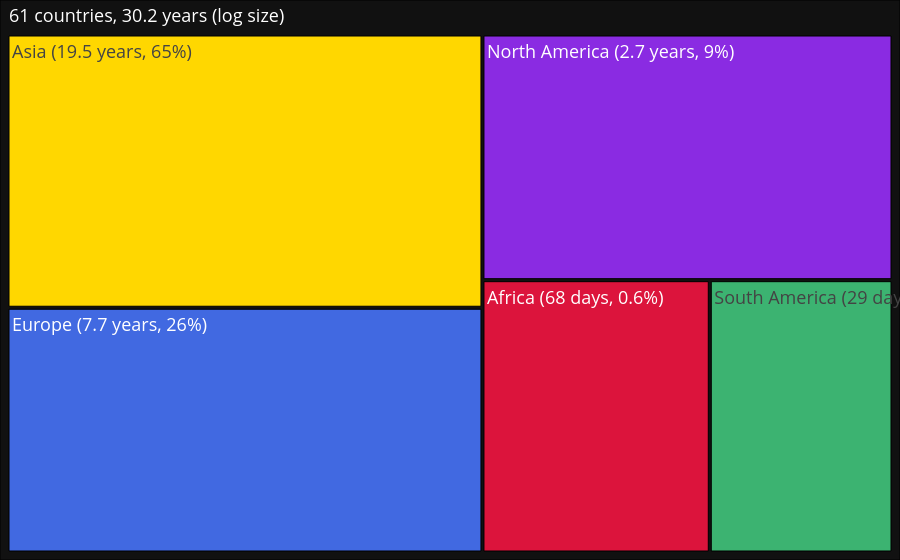

The notebook cell saved with this chart:
### Code cell
n_country = df_country.country.nunique()
t_country = df_country.total_days.sum()

create_tree(
    df_country,
    feat='country',
    var='total_days',
    flag='continent',
    group_flag=True,
    color_dict=COLOR_DICT,
    font_size_dict=FONT_SIZE_DICT,
    title=f'{n_country} countries, {fmt_days(t_country)} (log size)',
    threshold=6,
    threshold_global=False,
    expand_others=True,
    start_collapsed=True,
    log_scale=True,
    value_fmt=fmt_days,
    pct_fmt=fmt_pct,
    save_path='../attachments/tree_travel.html',
    #save_path=None
    )

### Figure 1 — Plotly figure (JSON) as saved in the notebook; plotly's stock layout.template omitted (floating-point values rounded to 4 significant figures; data arrays with more than 128 entries replaced by an {"elided": "..."} marker saying what was removed)
{"data": [{"branchvalues": "total", "customdata": {"elided": "70x4 mixed values"}, "hoverinfo": "none", "ids": ["__root__", "Africa", "Asia", "Europe", "North America", "South America", "Africa | Morocco", "Africa | South<br>Africa", "Africa | Tunisia", "Asia | Armenia", "Asia | Azerbaijan", "Asia | China", "Asia | Georgia", "Asia | Hong Kong", "Asia | Japan", "Asia | Singapore", "Asia | Türkiye", "Asia | Others", "Asia | Others | Malaysia", "Asia | Others | Qatar", "Asia | Others | Thailand", "Asia | Others | United<br>Arab<br>Emirates", "Europe | Bulgaria", "Europe | Denmark", "Europe | France", "Europe | Germany", "Europe | Greece", "Europe | Italy", "Europe | Netherlands", "Europe | Norway", "Europe | Portugal", "Europe | Romania", "Europe | Russian<br>Federation", "Europe | Serbia", "Europe | Spain", "Europe | Sweden", "Europe | Switzerland", "Europe | United<br>Kingdom", "Europe | Others", "Europe | Others | Albania", "Europe | Others | Austria", "Europe | Others | Belarus", "Europe | Others | Belgium", "Europe | Others | Bosnia and<br>Herzegovina", "Europe | Others | Croatia", "Europe | Others | Czechia", "Europe | Others | Estonia", "Europe | Others | Finland", "Europe | Others | Hungary", "Europe | Others | Latvia", "Europe | Others | Lithuania", "Europe | Others | Luxembourg", "Europe | Others | Malta", "Europe | Others | Monaco", "Europe | Others | Montenegro", "Europe | Others | North<br>Macedonia", "Europe | Others | Poland", "Europe | Others | Slovakia", "Europe | Others | Slovenia", "Europe | Others | Vatican<br>City State<br>(Holy See)", "North America | Canada", "North America | Mexico", "North America | United<br>States", "North America | Others", "North America | Others | Cuba", "North America | Others | Dominican<br>Republic", "South America | Chile", "South America | Ecuador", "South America | Peru", "South America | Colombia"], "labels": ["61 countries, 30.2 years (log size)", "<br><br>Africa (68 days, 0.6%)", "<br><br>Asia (19.5 years, 65%)", "<br><br>Europe (7.7 years, 26%)", "<br><br>North America (2.7 years, 9%)", "<br><br>South America (29 days, 0.3%)", "Morocco", "South<br>Africa", "Tunisia", "Armenia", "Azerbaijan", "China", "Georgia", "Hong Kong", "Japan", "Singapore", "Türkiye", "<br><br>Others (11 days, 0.1%)", "Malaysia", "Qatar", "Thailand", "United<br>Arab<br>Emirates", "Bulgaria", "Denmark", "France", "Germany", "Greece", "Italy", "Netherlands", "Norway", "Portugal", "Romania", "Russian<br>Federation", "Serbia", "Spain", "Sweden", "Switzerland", "United<br>Kingdom", "<br><br>Others (43 days, 0.4%)", "Albania", "Austria", "Belarus", "Belgium", "Bosnia and<br>Herzegovina", "Croatia", "Czechia", "Estonia", "Finland", "Hungary", "Latvia", "Lithuania", "Luxembourg", "Malta", "Monaco", "Montenegro", "North<br>Macedonia", "Poland", "Slovakia", "Slovenia", "Vatican<br>City State<br>(Holy See)", "Canada", "Mexico", "United<br>States", "<br><br>Others (7 days, 0.1%)", "Cuba", "Dominican<br>Republic", "Chile", "Ecuador", "Peru", "Colombia"], "marker": {"colors": ["rgb(17,17,17)", "crimson", "gold", "royalblue", "blueviolet", "mediumseagreen", "crimson", "crimson", "crimson", "gold", "gold", "gold", "gold", "gold", "gold", "gold", "gold", "gold", "gold", "gold", "gold", "gold", "royalblue", "royalblue", "royalblue", "royalblue", "royalblue", "royalblue", "royalblue", "royalblue", "royalblue", "royalblue", "royalblue", "royalblue", "royalblue", "royalblue", "royalblue", "royalblue", "royalblue", "royalblue", "royalblue", "royalblue", "royalblue", "royalblue", "royalblue", "royalblue", "royalblue", "royalblue", "royalblue", "royalblue", "royalblue", "royalblue", "royalblue", "royalblue", "royalblue", "royalblue", "royalblue", "royalblue", "royalblue", "royalblue", "blueviolet", "blueviolet", "blueviolet", "blueviolet", "blueviolet", "blueviolet", "mediumseagreen", "mediumseagreen", "mediumseagreen", "mediumseagreen"], "line": {"color": "black", "width": 1}}, "maxdepth": 2, "parents": ["", "__root__", "__root__", "__root__", "__root__", "__root__", "Africa", "Africa", "Africa", "Asia", "Asia", "Asia", "Asia", "Asia", "Asia", "Asia", "Asia", "Asia", "Asia | Others", "Asia | Others", "Asia | Others", "Asia | Others", "Europe", "Europe", "Europe", "Europe", "Europe", "Europe", "Europe", "Europe", "Europe", "Europe", "Europe", "Europe", "Europe", "Europe", "Europe", "Europe", "Europe", "Europe | Others", "Europe | Others", "Europe | Others", "Europe | Others", "Europe | Others", "Europe | Others", "Europe | Others", "Europe | Others", "Europe | Others", "Europe | Others", "Europe | Others", "Europe | Others", "Europe | Others", "Europe | Others", "Europe | Others", "Europe | Others", "Europe | Others", "Europe | Others", "Europe | Others", "Europe | Others", "Europe | Others", "North America", "North America", "North America", "North America", "North America | Others", "North America | Others", "South America", "South America", "South America", "South America"], "textfont": {"size": 18}, "textinfo": "label+value+percent root", "textposition": "top left", "texttemplate": ["%{label}", "<br>%{label}", "<br>%{label}", "<br>%{label}", "<br>%{label}", "<br>%{label}", "<br>%{label}<br>(%{customdata[2]}%{customdata[3]})", "<br>%{label}<br>(%{customdata[2]}%{customdata[3]})", "<br>%{label}<br>(%{customdata[2]}%{customdata[3]})", "<br>%{label}<br>(%{customdata[2]}%{customdata[3]})", "<br>%{label}<br>(%{customdata[2]}%{customdata[3]})", "<br>%{label}<br>(%{customdata[2]}%{customdata[3]})", "<br>%{label}<br>(%{customdata[2]}%{customdata[3]})", "<br>%{label}<br>(%{customdata[2]}%{customdata[3]})", "<br>%{label}<br>(%{customdata[2]}%{customdata[3]})", "<br>%{label}<br>(%{customdata[2]}%{customdata[3]})", "<br>%{label}<br>(%{customdata[2]}%{customdata[3]})", "<br>%{label}", "<br>%{label}<br>(%{customdata[2]}%{customdata[3]})", "<br>%{label}<br>(%{customdata[2]}%{customdata[3]})", "<br>%{label}<br>(%{customdata[2]}%{customdata[3]})", "<br>%{label}<br>(%{customdata[2]}%{customdata[3]})", "<br>%{label}<br>(%{customdata[2]}%{customdata[3]})", "<br>%{label}<br>(%{customdata[2]}%{customdata[3]})", "<br>%{label}<br>(%{customdata[2]}%{customdata[3]})", "<br>%{label}<br>(%{customdata[2]}%{customdata[3]})", "<br>%{label}<br>(%{customdata[2]}%{customdata[3]})", "<br>%{label}<br>(%{customdata[2]}%{customdata[3]})", "<br>%{label}<br>(%{customdata[2]}%{customdata[3]})", "<br>%{label}<br>(%{customdata[2]}%{customdata[3]})", "<br>%{label}<br>(%{customdata[2]}%{customdata[3]})", "<br>%{label}<br>(%{customdata[2]}%{customdata[3]})", "<br>%{label}<br>(%{customdata[2]}%{customdata[3]})", "<br>%{label}<br>(%{customdata[2]}%{customdata[3]})", "<br>%{label}<br>(%{customdata[2]}%{customdata[3]})", "<br>%{label}<br>(%{customdata[2]}%{customdata[3]})", "<br>%{label}<br>(%{customdata[2]}%{customdata[3]})", "<br>%{label}<br>(%{customdata[2]}%{customdata[3]})", "<br>%{label}", "<br>%{label}<br>(%{customdata[2]}%{customdata[3]})", "<br>%{label}<br>(%{customdata[2]}%{customdata[3]})", "<br>%{label}<br>(%{customdata[2]}%{customdata[3]})", "<br>%{label}<br>(%{customdata[2]}%{customdata[3]})", "<br>%{label}<br>(%{customdata[2]}%{customdata[3]})", "<br>%{label}<br>(%{customdata[2]}%{customdata[3]})", "<br>%{label}<br>(%{customdata[2]}%{customdata[3]})", "<br>%{label}<br>(%{customdata[2]}%{customdata[3]})", "<br>%{label}<br>(%{customdata[2]}%{customdata[3]})", "<br>%{label}<br>(%{customdata[2]}%{customdata[3]})", "<br>%{label}<br>(%{customdata[2]}%{customdata[3]})", "<br>%{label}<br>(%{customdata[2]}%{customdata[3]})", "<br>%{label}<br>(%{customdata[2]}%{customdata[3]})", "<br>%{label}<br>(%{customdata[2]}%{customdata[3]})", "<br>%{label}<br>(%{customdata[2]}%{customdata[3]})", "<br>%{label}<br>(%{customdata[2]}%{customdata[3]})", "<br>%{label}<br>(%{customdata[2]}%{customdata[3]})", "<br>%{label}<br>(%{customdata[2]}%{customdata[3]})", "<br>%{label}<br>(%{customdata[2]}%{customdata[3]})", "<br>%{label}<br>(%{customdata[2]}%{customdata[3]})", "<br>%{label}<br>(%{customdata[2]}%{customdata[3]})", "<br>%{label}<br>(%{customdata[2]}%{customdata[3]})", "<br>%{label}<br>(%{customdata[2]}%{customdata[3]})", "<br>%{label}<br>(%{customdata[2]}%{customdata[3]})", "<br>%{label}", "<br>%{label}<br>(%{customdata[2]}%{customdata[3]})", "<br>%{label}<br>(%{customdata[2]}%{customdata[3]})", "<br>%{label}<br>(%{customdata[2]}%{customdata[3]})", "<br>%{label}<br>(%{customdata[2]}%{customdata[3]})", "<br>%{label}<br>(%{customdata[2]}%{customdata[3]})", "<br>%{label}<br>(%{customdata[2]}%{customdata[3]})"], "type": "treemap", "values": [9.308, 1.257, 2.635, 2.36, 2.045, 1.01, 0.5515, 0.4679, 0.2375, 0.2951, 0.1766, 0.7594, 0.2684, 0.167, 0.3303, 0.1885, 0.2342, 0.2155, 0.05715, 0.03487, 0.06635, 0.05715, 0.1145, 0.106, 0.1057, 0.1318, 0.1386, 0.1195, 0.08731, 0.1159, 0.08867, 0.09369, 0.1642, 0.1022, 0.09818, 0.322, 0.134, 0.277, 0.1612, 0.01239, 0.01463, 0.01294, 0.003677, 0.01294, 0.008831, 0.004858, 0.01114, 0.0144, 0.01114, 0.01114, 0.005572, 0.003259, 0.01114, 0.001466, 0.008831, 0.002292, 0.002292, 0.002292, 0.003677, 0.002292, 0.5404, 0.2851, 0.9347, 0.2851, 0.1767, 0.1084, 0.2905, 0.2905, 0.2905, 0.1386]}], "layout": {"font": {"color": "white", "size": 18}, "margin": {"b": 0, "l": 0, "r": 0, "t": 0}, "title": {"font": {"size": 20}, "x": 0.5, "xanchor": "center", "y": 0.99, "yanchor": "top"}, "uniformtext": {"minsize": 18, "mode": "show"}}}
